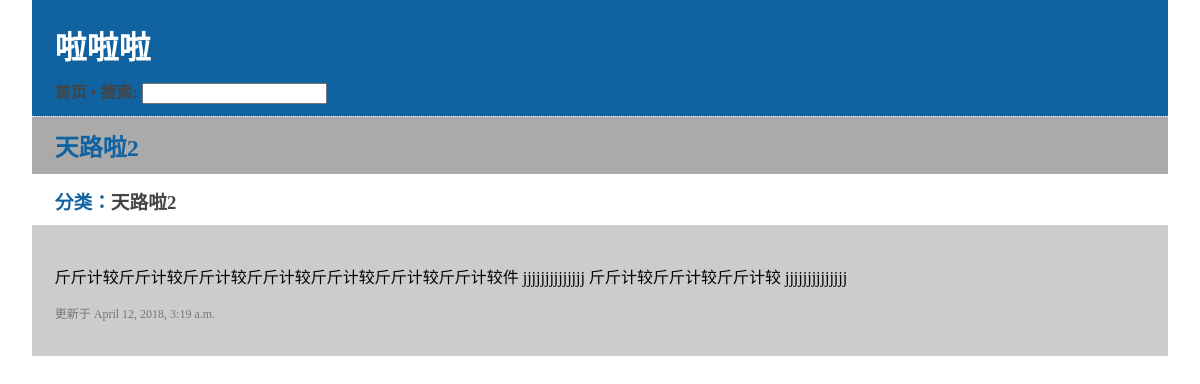
The app's page /cms/233/ with its own data.
### cms/models.py (models this page shows, shortened)
class Story(models.Model):
	STATUS_CHOICES=(
	(1,'待编辑'),
	(2,'待审核'),
	(3,'发布'),
	(4,'存档'),
	)
	title=models.CharField(max_length=100)
	slug=models.SlugField()
	category=models.ForeignKey(Category,on_delete=models.CASCADE)
	markdown_content=models.TextField()
	html_content=models.TextField(editable=False)
	owner=models.ForeignKey(User,on_delete=models.CASCADE)
	status=models.IntegerField(choices=STATUS_CHOICES,default=1)
	created=models.DateTimeField(default=datetime.datetime.now)
	modified=models.DateTimeField(default=datetime.datetime.now)
	class Meta:
		ordering=['modified']
		verbose_name_plural='stories'
	admin_objects=models.Manager()
	objects=ViewwableManager()

class Category(models.Model):
	label=models.CharField(blank=True,max_length=50)
	slug=models.SlugField()
	class Meta:
		verbose_name_plural='categories'
	def __str__(self):
		return self.label

### cms/views.py (the view)
# urls.py: url(r'^(?P<slug>[-\w]+)/$',views.DetailView.as_view(),name='cms-story'),
class DetailView(generic.DetailView):
	model=Story
	template_name='cms/story_detail.html'
	def get_queryset(self):
		return Story.objects.all()

### cms/models.py (called while the page is built)
	def get_queryset(self):
		default_queryset=super(ViewwableManager,self).get_queryset()
		return default_queryset.filter(status__in=VIEWABLE_STATUS)

### cms/templates/cms/story_detail.html (shortened to what this page needs)
{% extends "cms/base.html" %}
{% block content %}
    <h2>{{ story.title }}</h2>
    <h3>分类：<a href="{% url 'cms-category' story.category.slug %}">{{ story.category }}</a></h3>
    <div id="story-body">
        {{ story.html_content|safe }}
    <p class="small">更新于 {{ story.modified }}</p>
    </div>
{% endblock %}

### cms/templates/cms/base.html (style rules this page uses)
body { color: #000; background: #fff; padding: 0 2em; margin: 0; font-family:Microsoft Yahei; }
h2 { color: #1162A0; background: #aaa; border-top: 1px dotted #fff; padding: 1% 2%; margin: 0; }
h3 { color: #1162A0; border-top: 1px dotted #fff; padding: 1% 2%; margin: 0; }
p { margin: 1em 20 }
a { text-decoration: none; color: #444; }
.small { font-size: 75%; color: #777; }
#story-body { background: #ccc; padding: 2%; }

### records on screen
Story: title "天路啦2", category "天路啦2", html_content "斤斤计较斤斤计较斤斤计较斤斤计较斤斤计较斤斤计较斤斤计较件 jjjjjjjjjjjjjj 斤斤计较斤斤计较斤斤计较 jjjjjjjjjjjjjj", modified "April 12, 2018, 3:19 a.m."
